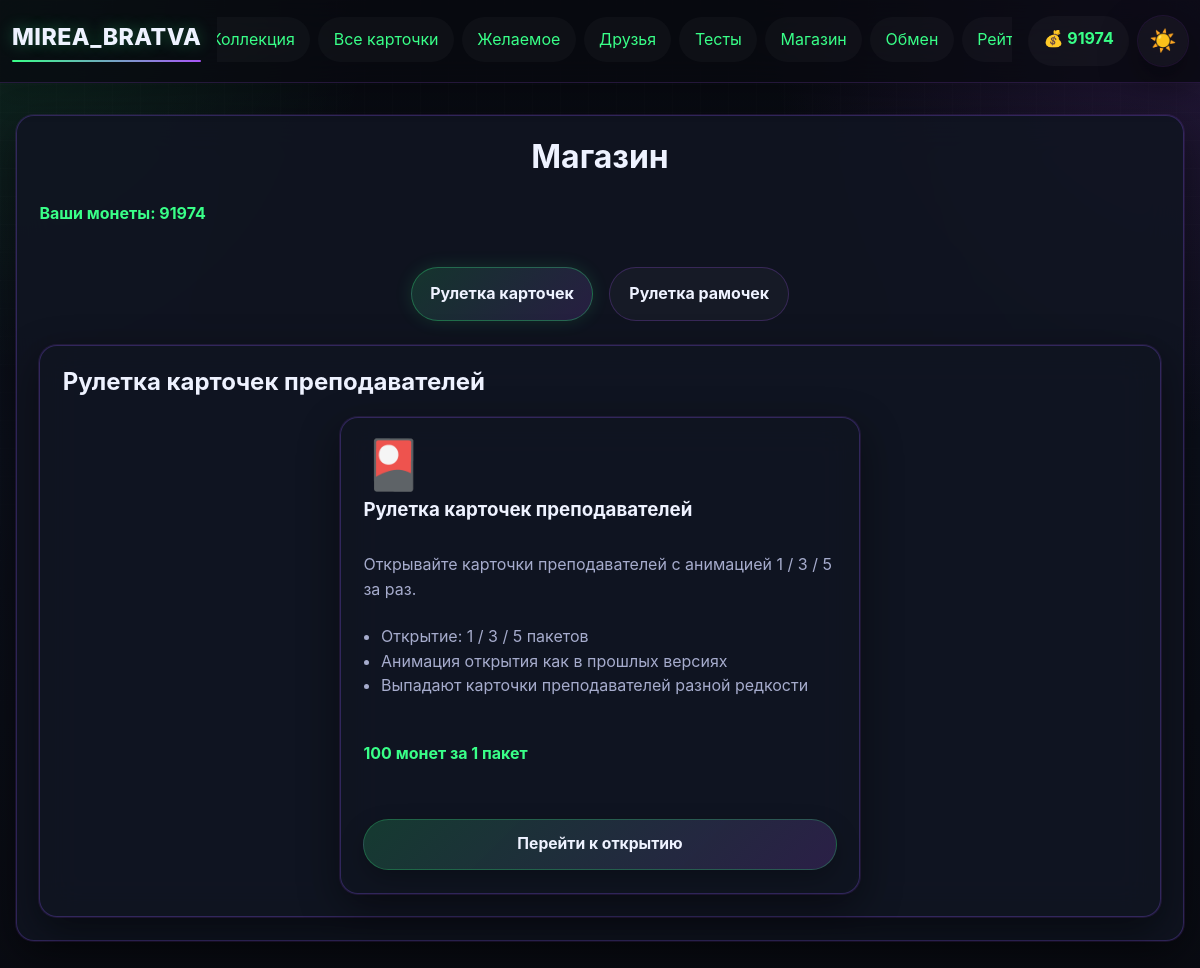
/shop (signed in), run on the app's committed database.
### app.py (models this page shows)
class User(UserMixin, db.Model):
    __tablename__ = 'user'
    id = db.Column(db.Integer, primary_key=True)
    username = db.Column(db.String(80), unique=True, nullable=False)
    email = db.Column(db.String(120), unique=True, nullable=False)
    password_hash = db.Column(db.String(200), nullable=False)
    coins = db.Column(db.Integer, default=100)
    profile_theme = db.Column(db.String(50), default='dark')
    avatar_frame = db.Column(db.String(50), default='none')
    bio = db.Column(db.Text, default='')
    owned_frames = db.Column(db.Text, default='[]')
    avatar_icon = db.Column(db.String(50), default='letter')
    created_at = db.Column(db.DateTime, default=datetime.utcnow)
    last_daily_bonus = db.Column(db.DateTime, default=None)

class ShopItem(db.Model):
    __tablename__ = 'shop_item'
    id = db.Column(db.Integer, primary_key=True)
    name = db.Column(db.String(100), nullable=False)
    type = db.Column(db.String(20), nullable=False)
    price = db.Column(db.Integer, nullable=False)
    description = db.Column(db.Text)
    image_url = db.Column(db.String(200))
    pack_rarity_chances = db.Column(db.String(200))

### app.py (the view)
@app.route('/shop')
@login_required
def shop():
    active_tab = request.args.get('tab', 'card_roulette')
    card_products = ShopItem.query.filter(ShopItem.image_url.in_(['teacher-pack'])).order_by(ShopItem.price.asc()).all()
    frame_packs = ShopItem.query.filter(ShopItem.image_url.in_(['gems-frame-pack', 'fire-frame-pack'])).order_by(ShopItem.price.asc()).all()
    return render_template(
        'shop.html',
        card_products=card_products,
        frame_packs=frame_packs,
        active_tab=active_tab,
        get_frame_pack_meta=get_frame_pack_meta,
    )

### app.py (called while the page is built)
@login_manager.user_loader
def load_user(user_id):
    return db.session.get(User, int(user_id))

### templates/shop.html
{% extends "base.html" %}
{% block content %}
<div class="shop-container">
    <h1>Магазин</h1>
    <p class="user-coins">Ваши монеты: {{ current_user.coins }}</p>
    <div class="shop-tabs" role="tablist">
        <a href="{{ url_for('shop', tab='card_roulette') }}" class="shop-tab {% if active_tab == 'card_roulette' %}active{% endif %}">Рулетка карточек</a>
        <a href="{{ url_for('shop', tab='frame_roulette') }}" class="shop-tab {% if active_tab == 'frame_roulette' %}active{% endif %}">Рулетка рамочек</a>
    </div>
    {% if active_tab == 'frame_roulette' %}
    <div class="shop-panel">
        <section class="category">
            <h2>Рулетка рамочек для профиля</h2>
            <div class="items-grid shop-grid-3">
                {% for item in frame_packs %}
                {% set meta = get_frame_pack_meta(item.image_url) %}
                <article class="shop-item card-pack shop-card-template featured-pack frame-pack-card frame-pack-{{ meta.accent }}">
                    <div class="roulette-icon">{{ meta.icon }}</div>
                    <h3>{{ item.name }}</h3>
                    <p class="shop-copy">{{ item.description }}</p>
                    <ul class="rarity-chances compact-list">
                        <li>Открытие: 1 / 3 / 5 прокруток</li>
                        <li>Выпадают только {{ meta.label }}-рамочки</li>
                        <li>Новая рамка добавляется в аккаунт автоматически</li>
                        <li>После открытия рамку можно поставить в профиле</li>
                    </ul>
                    <p class="price">{{ item.price }} монет за 1 прокрутку</p>
                    <a href="{{ url_for('open_frame_pack', item_id=item.id) }}" class="btn btn-pack">Крутить {{ meta.label }}</a>
                </article>
                {% endfor %}
            </div>
        </section>
    </div>
    {% else %}
    <div class="shop-panel">
        <section class="category">
            <h2>Рулетка карточек преподавателей</h2>
            <div class="items-grid shop-grid-3 shop-grid-single">
                {% for item in card_products %}
                <article class="shop-item card-pack shop-card-template featured-pack teacher-pack-card">
                    <div class="roulette-icon">🎴</div>
                    <h3>{{ item.name }}</h3>
                    <p class="shop-copy">{{ item.description }}</p>
                    <ul class="rarity-chances compact-list">
                        <li>Открытие: 1 / 3 / 5 пакетов</li>
                        <li>Анимация открытия как в прошлых версиях</li>
                        <li>Выпадают карточки преподавателей разной редкости</li>
                    </ul>
                    <p class="price">{{ item.price }} монет за 1 пакет</p>
                    <a href="{{ url_for('open_pack', item_id=item.id) }}" class="btn btn-pack">Перейти к открытию</a>
                </article>
                {% endfor %}
            </div>
        </section>
    </div>
    {% endif %}
</div>
{% endblock %}

### templates/base.html (shortened to what this page needs)
<!DOCTYPE html>
<html lang="ru">
<head>
    <link rel="stylesheet" href="{{ url_for('static', filename='css/style.css') }}">
</head>
<body class="{% if current_user.is_authenticated and current_user.profile_theme == 'light' %}light-theme{% else %}dark-theme{% endif %}">
    <nav class="navbar">
        <div class="nav-container">
            <a class="nav-logo" href="{{ url_for('index') }}">MIREA_BRATVA</a>
            <div class="nav-main">
                <ul class="nav-menu">
                    {% if current_user.is_authenticated %}
                        <li><a href="{{ url_for('collection') }}">Коллекция</a></li>
                        <li><a href="{{ url_for('cards_catalog') }}">Все карточки</a></li>
                        <li><a href="{{ url_for('wishlist') }}">Желаемое</a></li>
                        <li><a href="{{ url_for('friends') }}">Друзья</a></li>
                        <li><a href="{{ url_for('quizzes') }}">Тесты</a></li>
                        <li><a href="{{ url_for('shop') }}">Магазин</a></li>
                        <li><a href="{{ url_for('exchange') }}">Обмен</a></li>
                        <li><a href="{{ url_for('rating') }}">Рейтинг</a></li>
                    {% else %}
                        <li><a href="{{ url_for('login') }}">Вход</a></li>
                        <li><a href="{{ url_for('register') }}">Регистрация</a></li>
                    {% endif %}
                </ul>
            </div>
            {% if current_user.is_authenticated %}
            <div class="nav-actions">
                <div class="coins">💰 {{ current_user.coins }}</div>
                <a class="theme-toggle nav-pill" href="{{ url_for('toggle_theme') }}" title="Переключить тему">
                    {% if current_user.profile_theme == 'light' %}🌙{% else %}☀️{% endif %}
                </a>
            </div>
            {% endif %}
        </div>
    </nav>
    <main class="container">
        {% block content %}{% endblock %}
    </main>
</body>
</html>

### data on the page
User: coins "91974"
ShopItem: name "Рулетка карточек преподавателей", description "Открывайте карточки преподавателей с анимацией 1 / 3 / 5 за раз.", price "100"
